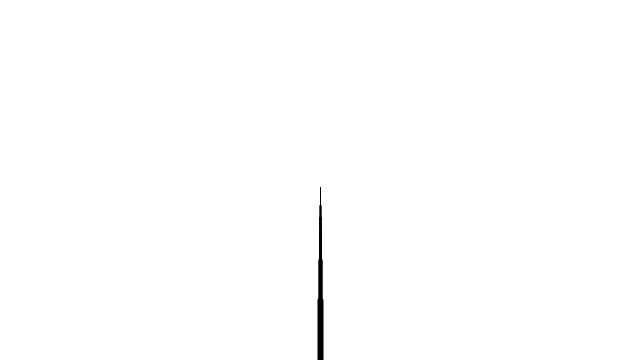
Frame 1 (no input)
Frame 60 (the mouse pressed at the canvas centre just before this capture): identical to frame 1, image omitted
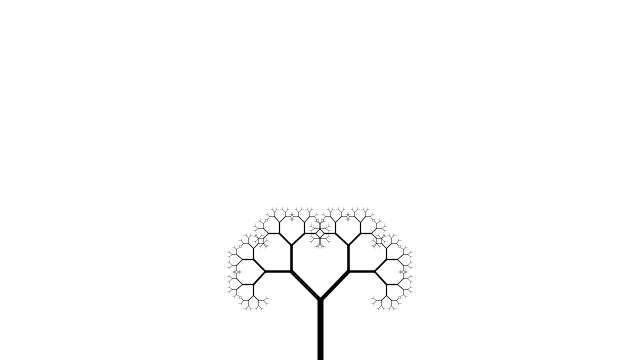
Frame 120 (the mouse held since frame 60 and released just before this capture)

The Processing sketch that drew these frames (run headless with seeded random() and noise(); from frame 60 on, the mouse is pressed at the canvas centre):

// Processing sketch: RegularFractalTree
// ── RegularFractalTree.pde
void branch(float len) {
  strokeWeight(len*0.1);
  line(0,0,0,-len);
  translate(0,-len);
  
  len *= 0.66;
  
  if(len > 2) {
   pushMatrix();
   rotate(theta);
   branch(len);
   popMatrix();
   
   pushMatrix();
   rotate(-theta);
   branch(len);
   popMatrix();
  }

}  

float theta = radians(60);


void setup() {size(640,360);}


void draw() {
  background(255);
  theta = map(mouseX, 0, width, 0, PI/2);
  translate(width/2, height);
  stroke(0);
  branch(60);
}
